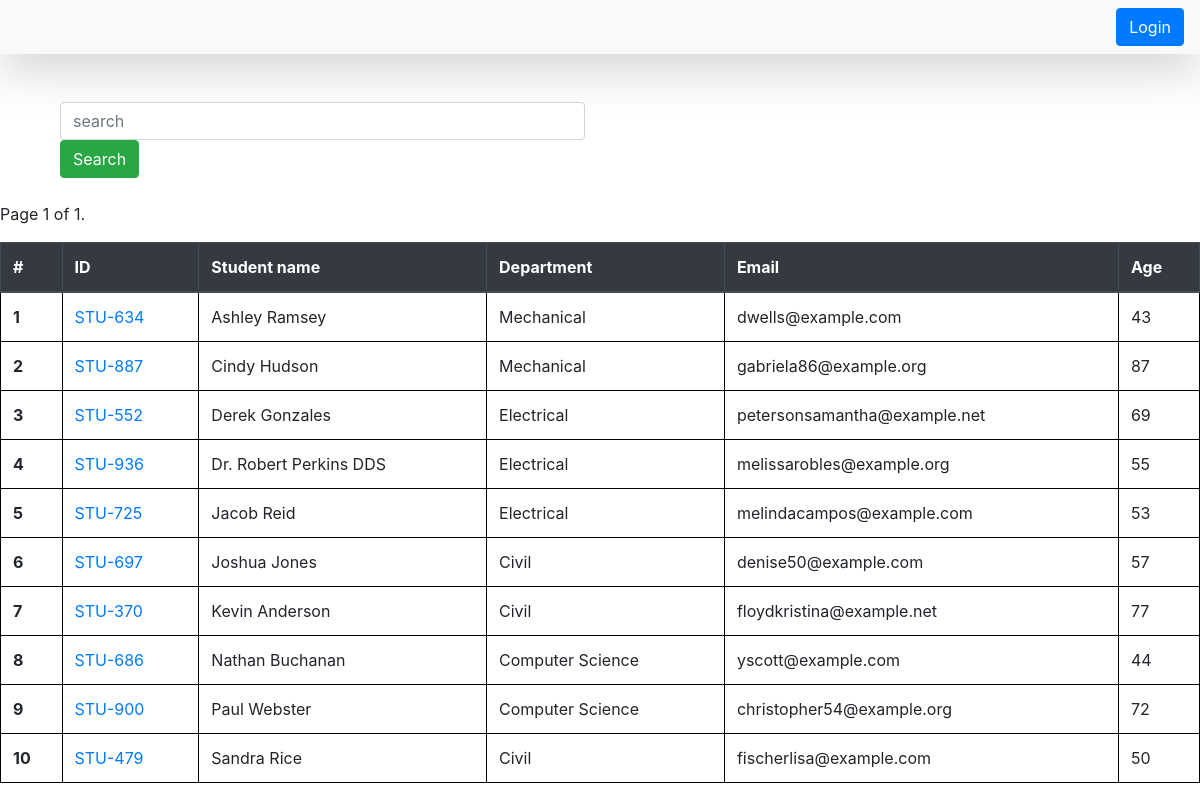
The page /student/ on the database its author committed.
### student/models.py (models this page shows, shortened)
class Student(models.Model):
    department = models.ForeignKey(Department, related_name='depart', on_delete=models.CASCADE)
    student_id = models.OneToOneField(StudentID, related_name='studentid', on_delete=models.CASCADE)
    student_name = models.CharField(max_length=100)
    student_email = models.EmailField(unique=True)
    student_age = models.IntegerField(default=18)
    student_address = models.TextField()
    class Meta:
        ordering = ['student_name']
        verbose_name = 'student'

class StudentID(models.Model):
    student_id = models.CharField(max_length=100)
    def __str__(self) -> str:
        return self.student_id

class Department(models.Model):
    department = models.CharField(max_length=100)
    class Meta:
        ordering = ['department']

### student/views.py (the view)
# urls.py: path('student/', get_student, name='student'),
def get_student(request):
    queryset = Student.objects.all()
    if request.GET.get('search'):
        search = request.GET.get('search')
        queryset = queryset.filter(Q(student_name__icontains = search) | Q(department__department__icontains = search) |
                                   Q(student_id__student_id__icontains = search) )
    paginator = Paginator(queryset, 10)
    page_number = request.GET.get('page', 1)
    page_obj = paginator.get_page(page_number)
    return render(request, 'base.html', {'queryset': page_obj})

### student/templates/base.html (shortened to what this page needs)
{% extends 'home/index.html' %}
{% block start%}
<div class="container mt-5">
    <form class="mb-4">
        <div class="col-md-6">
            <input class="form-control" name="search" placeholder="search">
        </div>
        <div class="col-md-6">
            <button class="btn btn-success">Search</button>
        </div>
</div>
    <table class="table">
        <thead class="thead-dark">
        <tr>
            <th scope="col">#</th>
            <th scope="col">ID</th>
            <th scope="col">Student name</th>
            <th scope="col">Department</th>
            <th scope="col">Email</th>
            <th scope="col">Age</th>
        </tr>
        </thead>
        <tbody>
            {% for student in queryset %}
        <tr>
            <th scope="row">{{forloop.counter}}</th>
            <td><a href="{% url 'see_marks' student.student_id %}">{{student.student_id}}</a></td>
            <td>{{student.student_name}}</td>
            <td>{{student.department.department}}</td>
            <td>{{student.student_email}}</td>
            <td>{{student.student_age}}</td>
        </tr>
        {% endfor %}
        </tbody>
        <div class="pagination">
            <nav aria-label="Page navigation example">
                <ul class="pagination">
                <span class="current">
                    Page {{ queryset.number }} of {{ queryset.paginator.num_pages }}.
                </span>
                </ul>
            </nav>
    </table>
{% endblock %}

### home/templates/home/index.html (style rules this page uses)
table, th, td { border: 1px solid black; }

### rows shown on the page
Student: student_id "STU-634", student_name "Ashley Ramsey", department.department "Mechanical", student_email "dwells@example.com", student_age "43"
Student: student_id "STU-887", student_name "Cindy Hudson", department.department "Mechanical", student_email "gabriela86@example.org", student_age "87"
Student: student_id "STU-552", student_name "Derek Gonzales", department.department "Electrical", student_email "petersonsamantha@example.net", student_age "69"
Student: student_id "STU-936", student_name "Dr. Robert Perkins DDS", department.department "Electrical", student_email "melissarobles@example.org", student_age "55"
Student: student_id "STU-725", student_name "Jacob Reid", department.department "Electrical", student_email "melindacampos@example.com", student_age "53"
Student: student_id "STU-697", student_name "Joshua Jones", department.department "Civil", student_email "denise50@example.com", student_age "57"
Student: student_id "STU-370", student_name "Kevin Anderson", department.department "Civil", student_email "floydkristina@example.net", student_age "77"
Student: student_id "STU-686", student_name "Nathan Buchanan", department.department "Computer Science", student_email "yscott@example.com", student_age "44"
Student: student_id "STU-900", student_name "Paul Webster", department.department "Computer Science", student_email "christopher54@example.org", student_age "72"
Student: student_id "STU-479", student_name "Sandra Rice", department.department "Civil", student_email "fischerlisa@example.com", student_age "50"

### other values the page prints
{{ queryset.number }} "1"
{{ queryset.paginator.num_pages }} "1"
